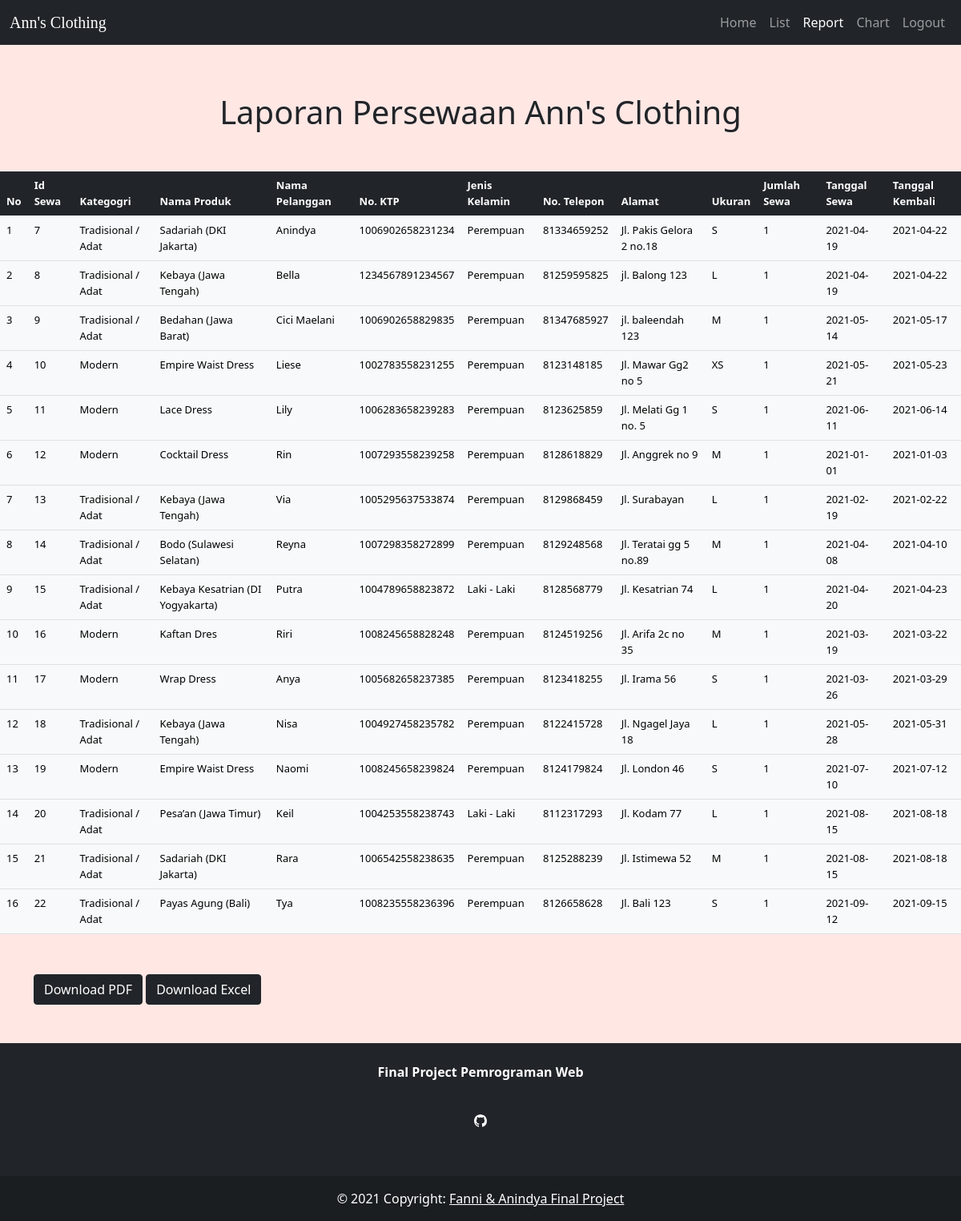
The app's page /report.php with its own data.
### tables this page shows
CREATE TABLE `detail_sewa` (
  `id_sewa` int(11) NOT NULL,
  `kategori` varchar(20) NOT NULL,
  `nama_produk` varchar(50) NOT NULL,
  `nama_user` varchar(50) NOT NULL,
  `no_ktp` bigint(16) NOT NULL,
  `jenkel` varchar(20) NOT NULL,
  `no_telp` bigint(25) NOT NULL,
  `alamat` varchar(50) NOT NULL,
  `ukuran` varchar(10) NOT NULL,
  `jumlah_sewa` int(11) NOT NULL,
  `tgl_sewa` date NOT NULL,
  `tgl_kembali` date NOT NULL
);

### report.php (the view, shortened to what this page needs)
<!DOCTYPE html>
<html>
    <link rel="stylesheet" href="https://cdn.jsdelivr.net/npm/bootstrap@5.0.0-beta3/dist/css/bootstrap.min.css"
      rel="stylesheet">
    <body>
        <div class="bg-image" style="background-image: url(img/pin.png); height: auto;">
            <nav class="navbar navbar-expand-md bg-dark navbar-dark">
                <div class="container-fluid">
                    <div class="navbar-header">
                    <a class="navbar-brand" href="#" style="font-family: playfair display;">Ann's Clothing</a>
                    </div>
                    <ul class="navbar-nav nav justify-content-end">
                        <li class="nav-item">
                            <a class="nav-link" href="admin.php">Home</a>
                        </li>
                        <li class="nav-item dropdown">
                            <a class="nav-link" href="list.php">List</a>
                        </li>
                        <li class="nav-item">
                            <a class="nav-link active" aria-current="page" href="report.php">Report</a>
                        </li>
                        <li class="nav-item">
                            <a class="nav-link" href="chart.php">Chart</a>
                        </li>
                        <li class="nav-item">
                            <a class="nav-link" href="logout.php">Logout</a>
                        </li>
                    </ul>
                </div>
            </nav>
            <div class="text-center" style="margin-top: 60px;">
                <h1> Laporan Persewaan Ann's Clothing </h1>
            </div>
            <div class="container-{breakpoint}" style="margin-top: 50px; font-size: small;">
                <table class="table table-hover">
                    <thead class="table-dark">
                        <tr>
                            <th>No</th>
                            <th>Id Sewa</th>
                            <th>Kategogri</th>
                            <th>Nama Produk</th>
                            <th>Nama Pelanggan</th>
                            <th>No. KTP</th>
                            <th>Jenis Kelamin</th>
                            <th>No. Telepon</th>
                            <th>Alamat</th>
                            <th>Ukuran</th>
                            <th>Jumlah Sewa</th>
                            <th>Tanggal Sewa</th>
                            <th>Tanggal Kembali</th>
                        </tr>
                    </thead>
                    <tbody class="table-light">
                        <?php
                        $no = 1;
                        include ('koneksi.php');
                        $sql = mysqli_query($koneksi, "SELECT * FROM detail_sewa");
                        while($row = mysqli_fetch_assoc($sql)){
                            echo "<tr>";
                            echo "<td> " .$no. " </td>";
                            echo "<td> " .$row['id_sewa']. " </td>";
                            echo "<td> " .$row['kategori']. " </td>";
                            echo "<td> " .$row['nama_produk']. "</td>";
                            echo "<td> " .$row['nama_user']. " </td>";
                            echo "<td> " .$row['no_ktp']. " </td>";
                            echo "<td> " .$row['jenkel']. " </td>";
                            echo "<td> " .$row['no_telp']. " </td>";
                            echo "<td> " .$row['alamat']. " </td>";
                            echo "<td> " .$row['ukuran']. " </td>";
                            echo "<td> " .$row['jumlah_sewa']. " </td>";
                            echo "<td> " .$row['tgl_sewa']. " </td>";
                            echo "<td> " .$row['tgl_kembali']. " </td>";
                            echo "</tr>";
                            $no++;
                        }
                        ?>
                    </tbody>
                </table>
            </div>
            <div class="container" style="margin-top: 50px;">
                <a href="pdf.php" type="button" class="btn btn-dark"> Download PDF</a>
                <a href="excel.php" type="button" class="btn btn-dark"> Download Excel</a>
            </div>
            <br>
            <br>
        </div>
    </body>
    <footer class="bg-dark text-center text-white">
        <div class="container p-4">
        <section class="mb-4">
            <p>
                <strong>Final Project Pemrograman Web</strong>
            </p>
        </section>
        <section class="mb-4">
            <a class="btn btn-dark btn-floating m-1" href="https://github.com/" role="button">
            </a>
        </section>
        </div>
        <div class="text-center p-3" style="background-color: rgba(0, 0, 0, 0.2);">
            © 2021 Copyright:
            <a class="text-white">Fanni & Anindya Final Project</a>
        </div>
    </footer>
</html>

### records on screen
detail_sewa: id_sewa "7", kategori "Tradisional / Adat", nama_produk "Sadariah (DKI Jakarta)", nama_user "Anindya", no_ktp "1006902658231234", jenkel "Perempuan", no_telp "81334659252", alamat "Jl. Pakis Gelora 2 no.18", ukuran "S", jumlah_sewa "1", tgl_sewa "2021-04-19", tgl_kembali "2021-04-22"
detail_sewa: id_sewa "8", kategori "Tradisional / Adat", nama_produk "Kebaya (Jawa Tengah)", nama_user "Bella", no_ktp "1234567891234567", jenkel "Perempuan", no_telp "81259595825", alamat "jl. Balong 123", ukuran "L", jumlah_sewa "1", tgl_sewa "2021-04-19", tgl_kembali "2021-04-22"
detail_sewa: id_sewa "9", kategori "Tradisional / Adat", nama_produk "Bedahan (Jawa Barat)", nama_user "Cici Maelani", no_ktp "1006902658829835", jenkel "Perempuan", no_telp "81347685927", alamat "jl. baleendah 123", ukuran "M", jumlah_sewa "1", tgl_sewa "2021-05-14", tgl_kembali "2021-05-17"
detail_sewa: id_sewa "10", kategori "Modern", nama_produk "Empire Waist Dress", nama_user "Liese", no_ktp "1002783558231255", jenkel "Perempuan", no_telp "8123148185", alamat "Jl. Mawar Gg2 no 5", ukuran "XS", jumlah_sewa "1", tgl_sewa "2021-05-21", tgl_kembali "2021-05-23"
detail_sewa: id_sewa "11", kategori "Modern", nama_produk "Lace Dress", nama_user "Lily", no_ktp "1006283658239283", jenkel "Perempuan", no_telp "8123625859", alamat "Jl. Melati Gg 1 no. 5", ukuran "S", jumlah_sewa "1", tgl_sewa "2021-06-11", tgl_kembali "2021-06-14"
detail_sewa: id_sewa "12", kategori "Modern", nama_produk "Cocktail Dress", nama_user "Rin", no_ktp "1007293558239258", jenkel "Perempuan", no_telp "8128618829", alamat "Jl. Anggrek no 9", ukuran "M", jumlah_sewa "1", tgl_sewa "2021-01-01", tgl_kembali "2021-01-03"
detail_sewa: id_sewa "13", kategori "Tradisional / Adat", nama_produk "Kebaya (Jawa Tengah)", nama_user "Via", no_ktp "1005295637533874", jenkel "Perempuan", no_telp "8129868459", alamat "Jl. Surabayan", ukuran "L", jumlah_sewa "1", tgl_sewa "2021-02-19", tgl_kembali "2021-02-22"
detail_sewa: id_sewa "14", kategori "Tradisional / Adat", nama_produk "Bodo (Sulawesi Selatan)", nama_user "Reyna", no_ktp "1007298358272899", jenkel "Perempuan", no_telp "8129248568", alamat "Jl. Teratai gg 5 no.89", ukuran "M", jumlah_sewa "1", tgl_sewa "2021-04-08", tgl_kembali "2021-04-10"
detail_sewa: id_sewa "15", kategori "Tradisional / Adat", nama_produk "Kebaya Kesatrian (DI Yogyakarta)", nama_user "Putra", no_ktp "1004789658823872", jenkel "Laki - Laki", no_telp "8128568779", alamat "Jl. Kesatrian 74", ukuran "L", jumlah_sewa "1", tgl_sewa "2021-04-20", tgl_kembali "2021-04-23"
detail_sewa: id_sewa "16", kategori "Modern", nama_produk "Kaftan Dres", nama_user "Riri", no_ktp "1008245658828248", jenkel "Perempuan", no_telp "8124519256", alamat "Jl. Arifa 2c no 35", ukuran "M", jumlah_sewa "1", tgl_sewa "2021-03-19", tgl_kembali "2021-03-22"
detail_sewa: id_sewa "17", kategori "Modern", nama_produk "Wrap Dress", nama_user "Anya", no_ktp "1005682658237385", jenkel "Perempuan", no_telp "8123418255", alamat "Jl. Irama 56", ukuran "S", jumlah_sewa "1", tgl_sewa "2021-03-26", tgl_kembali "2021-03-29"
detail_sewa: id_sewa "18", kategori "Tradisional / Adat", nama_produk "Kebaya (Jawa Tengah)", nama_user "Nisa", no_ktp "1004927458235782", jenkel "Perempuan", no_telp "8122415728", alamat "Jl. Ngagel Jaya 18", ukuran "L", jumlah_sewa "1", tgl_sewa "2021-05-28", tgl_kembali "2021-05-31"
detail_sewa: id_sewa "19", kategori "Modern", nama_produk "Empire Waist Dress", nama_user "Naomi", no_ktp "1008245658239824", jenkel "Perempuan", no_telp "8124179824", alamat "Jl. London 46", ukuran "S", jumlah_sewa "1", tgl_sewa "2021-07-10", tgl_kembali "2021-07-12"
detail_sewa: id_sewa "20", kategori "Tradisional / Adat", nama_produk "Pesa’an (Jawa Timur)", nama_user "Keil", no_ktp "1004253558238743", jenkel "Laki - Laki", no_telp "8112317293", alamat "Jl. Kodam 77", ukuran "L", jumlah_sewa "1", tgl_sewa "2021-08-15", tgl_kembali "2021-08-18"
detail_sewa: id_sewa "21", kategori "Tradisional / Adat", nama_produk "Sadariah (DKI Jakarta)", nama_user "Rara", no_ktp "1006542558238635", jenkel "Perempuan", no_telp "8125288239", alamat "Jl. Istimewa 52", ukuran "M", jumlah_sewa "1", tgl_sewa "2021-08-15", tgl_kembali "2021-08-18"
detail_sewa: id_sewa "22", kategori "Tradisional / Adat", nama_produk "Payas Agung (Bali)", nama_user "Tya", no_ktp "1008235558236396", jenkel "Perempuan", no_telp "8126658628", alamat "Jl. Bali 123", ukuran "S", jumlah_sewa "1", tgl_sewa "2021-09-12", tgl_kembali "2021-09-15"
